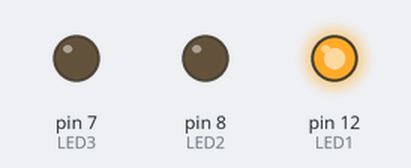
Simulated run of this sketch. Board: Arduino Uno, built with avr-gcc and run on an emulated ATmega328P. On the bench: output pins drawn as LEDs (lit = HIGH).

Above: at 1.0 s.
At 2.5 s:
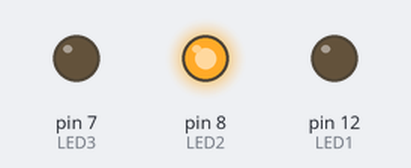
At 4.0 s:
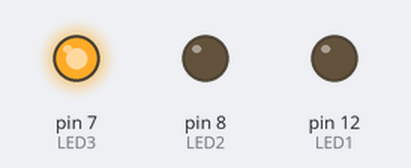
Timing chart, 0 to 6.5 s (numbered marks = the images above):
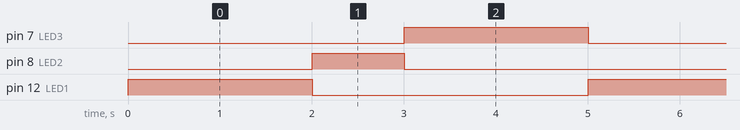

The sketch:

Practica_LEDS.ino
```cpp
//Práctica semaforo
const int LED1 = 12; // verde(2 s)
const int LED2 = 8; // naranja(1 s)
const int LED3 = 7; // rojo(2 s)

void setup() {
 pinMode(LED1, OUTPUT);
 pinMode(LED2, OUTPUT);
 pinMode(LED3, OUTPUT);
}

void loop() {
  //LED VERDE
digitalWrite(LED1, HIGH);
delay(2000);
digitalWrite(LED1, LOW);

  //LED NARANJA
digitalWrite(LED2, HIGH);
delay(1000);
digitalWrite(LED2, LOW);

  //LED ROJO
digitalWrite(LED3, HIGH);
delay(2000);
digitalWrite(LED3, LOW);
}
```

Measured:
- by itself, pin 7 (LED3), pin 12 (LED1): alternates HIGH for 2.0 s and LOW for 3.0 s
- by itself, pin 8 (LED2): alternates HIGH for 1.0 s and LOW for 4.0 s
- by itself, everything shown: repeats every 5.0 s, in 4 steps
